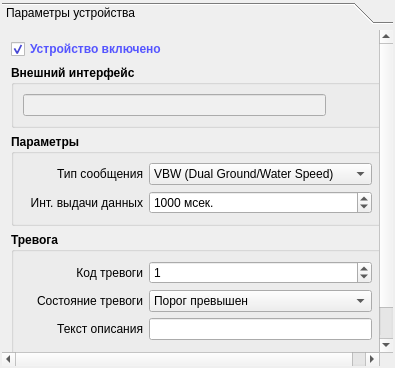
      <widget class="QWidget" name="tabLAG">
       <attribute name="title">
        <string>LAG</string>
       </attribute>
       <layout class="QVBoxLayout" name="verticalLayout_17">
        <property name="leftMargin">
         <number>2</number>
        </property>
        <property name="topMargin">
         <number>2</number>
        </property>
        <property name="rightMargin">
         <number>2</number>
        </property>
        <property name="bottomMargin">
         <number>2</number>
        </property>
        <item>
         <widget class="QToolBox" name="toolBox_3">
          <property name="currentIndex">
           <number>0</number>
          </property>
          <widget class="QWidget" name="page_3">
           <property name="geometry">
            <rect>
             <x>0</x>
             <y>0</y>
             <width>415</width>
             <height>491</height>
            </rect>
           </property>
           <attribute name="label">
            <string>Параметры устройства</string>
           </attribute>
           <layout class="QVBoxLayout" name="verticalLayout_15">
            <item>
             <widget class="QCheckBox" name="checkLAGEnabled">
              <property name="minimumSize">
               <size>
                <width>0</width>
                <height>20</height>
               </size>
              </property>
              <property name="font">
               <font>
                <weight>75</weight>
                <bold>true</bold>
               </font>
              </property>
              <property name="styleSheet">
               <string notr="true">color: rgb(85, 85, 255);</string>
              </property>
              <property name="text">
               <string>Устройство включено</string>
              </property>
              <property name="checked">
               <bool>true</bool>
              </property>
             </widget>
            </item>
            <item>
             <widget class="QGroupBox" name="gbInterfaceLag">
              <property name="font">
               <font>
                <weight>75</weight>
                <bold>true</bold>
               </font>
              </property>
              <property name="title">
               <string>Внешний интерфейс</string>
              </property>
              <layout class="QHBoxLayout" name="horizontalLayout_12">
               <item>
                <widget class="QLineEdit" name="editLAGSerialInterface">
                 <property name="font">
                  <font>
                   <weight>50</weight>
                   <bold>false</bold>
                  </font>
                 </property>
                 <property name="styleSheet">
                  <string notr="true">background-color: rgb(240, 240, 240);
color: rgb(0, 0, 127);</string>
                 </property>
                 <property name="readOnly">
                  <bool>true</bool>
                 </property>
                </widget>
               </item>
               <item>
                <widget class="QPushButton" name="bnLAGEditSerialParams">
                 <property name="sizePolicy">
                  <sizepolicy hsizetype="Fixed" vsizetype="Fixed">
                   <horstretch>0</horstretch>
                   <verstretch>0</verstretch>
                  </sizepolicy>
                 </property>
                 <property name="text">
                  <string/>
                 </property>
                 <property name="icon">
                  <iconset resource="res.qrc">
                   <normaloff>:/buttons/Icons/Gears.ico</normaloff>:/buttons/Icons/Gears.ico</iconset>
                 </property>
                 <property name="flat">
                  <bool>true</bool>
                 </property>
                </widget>
               </item>
              </layout>
             </widget>
            </item>
            <item>
             <widget class="QGroupBox" name="gbAutomaticUploadData">
              <property name="font">
               <font>
                <weight>75</weight>
                <bold>true</bold>
               </font>
              </property>
              <property name="title">
               <string>Параметры</string>
              </property>
              <property name="flat">
               <bool>false</bool>
              </property>
              <layout class="QVBoxLayout" name="verticalLayout_4">
               <item>
                <layout class="QHBoxLayout" name="horizontalLayout">
                 <item>
                  <widget class="QLabel" name="label_11">
                   <property name="minimumSize">
                    <size>
                     <width>120</width>
                     <height>0</height>
                    </size>
                   </property>
                   <property name="maximumSize">
                    <size>
                     <width>60</width>
                     <height>16777215</height>
                    </size>
                   </property>
                   <property name="font">
                    <font>
                     <weight>50</weight>
                     <bold>false</bold>
                    </font>
                   </property>
                   <property name="text">
                    <string>Тип сообщения</string>
                   </property>
                   <property name="alignment">
                    <set>Qt::AlignRight|Qt::AlignTrailing|Qt::AlignVCenter</set>
                   </property>
                  </widget>
                 </item>
                 <item>
                  <widget class="QComboBox" name="cbLAGMessageType">
                   <property name="font">
                    <font>
                     <weight>50</weight>
                     <bold>false</bold>
                    </font>
                   </property>
                   <item>
                    <property name="text">
                     <string>VBW (Dual Ground/Water Speed)</string>
                    </property>
                   </item>
                   <item>
                    <property name="text">
                     <string>VDR (Set and Drift)</string>
                    </property>
                   </item>
                   <item>
                    <property name="text">
                     <string>VHW (Water Speed and Heading)</string>
                    </property>
                   </item>
                   <item>
                    <property name="text">
                     <string>VLW (Dual Ground/Water Distance)</string>
                    </property>
                   </item>
                  </widget>
                 </item>
                </layout>
               </item>
               <item>
                <layout class="QHBoxLayout" name="horizontalLayout_9">
                 <item>
                  <widget class="QLabel" name="label_10">
                   <property name="minimumSize">
                    <size>
                     <width>120</width>
                     <height>0</height>
                    </size>
                   </property>
                   <property name="maximumSize">
                    <size>
                     <width>60</width>
                     <height>16777215</height>
                    </size>
                   </property>
                   <property name="font">
                    <font>
                     <weight>50</weight>
                     <bold>false</bold>
                    </font>
                   </property>
                   <property name="text">
                    <string>Инт. выдачи данных</string>
                   </property>
                   <property name="alignment">
                    <set>Qt::AlignRight|Qt::AlignTrailing|Qt::AlignVCenter</set>
                   </property>
                  </widget>
                 </item>
                 <item>
                  <widget class="QSpinBox" name="spinLAGUploadInterval">
                   <property name="font">
                    <font>
                     <weight>50</weight>
                     <bold>false</bold>
                    </font>
                   </property>
                   <property name="suffix">
                    <string> мсек.</string>
                   </property>
                   <property name="maximum">
                    <number>10000</number>
                   </property>
                   <property name="value">
                    <number>1000</number>
                   </property>
                  </widget>
                 </item>
                </layout>
               </item>
              </layout>
             </widget>
            </item>
            <item>
             <widget class="QGroupBox" name="groupBox_2">
              <property name="font">
               <font>
                <weight>75</weight>
                <bold>true</bold>
               </font>
              </property>
              <property name="title">
               <string>Тревога</string>
              </property>
              <layout class="QVBoxLayout" name="verticalLayout_16">
               <item>
                <layout class="QHBoxLayout" name="horizontalLayout_25">
                 <item>
                  <widget class="QLabel" name="label_22">
                   <property name="minimumSize">
                    <size>
                     <width>120</width>
                     <height>0</height>
                    </size>
                   </property>
                   <property name="maximumSize">
                    <size>
                     <width>60</width>
                     <height>16777215</height>
                    </size>
                   </property>
                   <property name="font">
                    <font>
                     <weight>50</weight>
                     <bold>false</bold>
                    </font>
                   </property>
                   <property name="text">
                    <string>Код тревоги</string>
                   </property>
                   <property name="alignment">
                    <set>Qt::AlignRight|Qt::AlignTrailing|Qt::AlignVCenter</set>
                   </property>
                  </widget>
                 </item>
                 <item>
                  <widget class="QSpinBox" name="spinLAGAlarmId">
                   <property name="font">
                    <font>
                     <weight>50</weight>
                     <bold>false</bold>
                    </font>
                   </property>
                   <property name="suffix">
                    <string/>
                   </property>
                   <property name="maximum">
                    <number>10000</number>
                   </property>
                   <property name="value">
                    <number>1</number>
                   </property>
                  </widget>
                 </item>
                </layout>
               </item>
               <item>
                <layout class="QHBoxLayout" name="horizontalLayout_26">
                 <item>
                  <widget class="QLabel" name="label_23">
                   <property name="minimumSize">
                    <size>
                     <width>120</width>
                     <height>0</height>
                    </size>
                   </property>
                   <property name="maximumSize">
                    <size>
                     <width>60</width>
                     <height>16777215</height>
                    </size>
                   </property>
                   <property name="font">
                    <font>
                     <weight>50</weight>
                     <bold>false</bold>
                    </font>
                   </property>
                   <property name="text">
                    <string>Состояние тревоги</string>
                   </property>
                   <property name="alignment">
                    <set>Qt::AlignRight|Qt::AlignTrailing|Qt::AlignVCenter</set>
                   </property>
                  </widget>
                 </item>
                 <item>
                  <widget class="QComboBox" name="cbLAGAlarmState">
                   <property name="font">
                    <font>
                     <weight>50</weight>
                     <bold>false</bold>
                    </font>
                   </property>
                   <item>
                    <property name="text">
                     <string>Порог превышен</string>
                    </property>
                   </item>
                   <item>
                    <property name="text">
                     <string>Порог не превышен</string>
                    </property>
                   </item>
                  </widget>
                 </item>
                </layout>
               </item>
               <item>
                <layout class="QHBoxLayout" name="horizontalLayout_27">
                 <item>
                  <widget class="QLabel" name="label_24">
                   <property name="minimumSize">
                    <size>
                     <width>120</width>
                     <height>0</height>
                    </size>
                   </property>
                   <property name="maximumSize">
                    <size>
                     <width>60</width>
                     <height>16777215</height>
                    </size>
                   </property>
                   <property name="font">
                    <font>
                     <weight>50</weight>
                     <bold>false</bold>
                    </font>
                   </property>
                   <property name="text">
                    <string>Текст описания</string>
                   </property>
                   <property name="alignment">
                    <set>Qt::AlignRight|Qt::AlignTrailing|Qt::AlignVCenter</set>
                   </property>
                  </widget>
                 </item>
                 <item>
                  <widget class="QLineEdit" name="editLAGAlarmMessageText">
                   <property name="font">
                    <font>
                     <weight>50</weight>
                     <bold>false</bold>
                    </font>
                   </property>
                   <property name="readOnly">
                    <bool>false</bool>
                   </property>
                  </widget>
                 </item>
                </layout>
               </item>
               <item>
                <layout class="QHBoxLayout" name="horizontalLayout_29">
                 <item>
                  <spacer name="horizontalSpacer_5">
                   <property name="orientation">
                    <enum>Qt::Horizontal</enum>
                   </property>
                   <property name="sizeHint" stdset="0">
                    <size>
                     <width>40</width>
                     <height>20</height>
                    </size>
                   </property>
                  </spacer>
                 </item>
                 <item>
                  <widget class="QPushButton" name="bnLAGAlarmSend">
                   <property name="font">
                    <font>
                     <weight>50</weight>
                     <bold>false</bold>
                    </font>
                   </property>
                   <property name="text">
                    <string>Отправить</string>
                   </property>
                   <property name="icon">
                    <iconset resource="res.qrc">
                     <normaloff>:/alarm/Icons/bell.png</normaloff>:/alarm/Icons/bell.png</iconset>
                   </property>
                   <property name="flat">
                    <bool>true</bool>
                   </property>
                  </widget>
                 </item>
                </layout>
               </item>
              </layout>
             </widget>
            </item>
            <item>
             <spacer name="verticalSpacer_5">
              <property name="orientation">
               <enum>Qt::Vertical</enum>
              </property>
              <property name="sizeHint" stdset="0">
               <size>
                <width>20</width>
                <height>36</height>
               </size>
              </property>
             </spacer>
            </item>
           </layout>
          </widget>
         </widget>
        </item>
       </layout>
      </widget>
